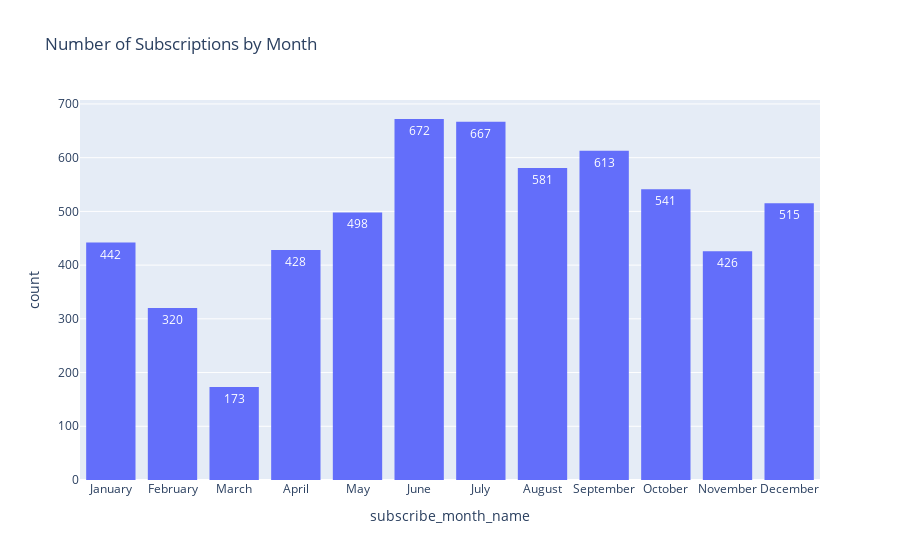

The cell this chart's notebook holds for it:
### Code cell
px.histogram(
    df_customers_with_programs,
    x='subscribe_month_name',
    title='Number of Subscriptions by Month',
    category_orders={'subscribe_month_name': ['January', 'February', 'March', 'April', 'May', 'June', 
                                            'July', 'August', 'September', 'October', 'November', 'December']},
    text_auto=True,
).update_layout(bargap=0.2)

### Figure 1 — Plotly figure (JSON) as saved in the notebook; plotly's stock layout.template omitted (floating-point values rounded to 4 significant figures; data arrays with more than 128 entries replaced by an {"elided": "..."} marker saying what was removed)
{"data": [{"bingroup": "x", "hovertemplate": "subscribe_month_name=%{x}<br>count=%{y}<extra></extra>", "legendgroup": "", "marker": {"color": "#636efa", "pattern": {"shape": ""}}, "name": "", "orientation": "v", "showlegend": false, "texttemplate": "%{value}", "type": "histogram", "x": {"elided": "5876 str values"}, "xaxis": "x", "yaxis": "y"}], "layout": {"bargap": 0.2, "barmode": "relative", "legend": {"tracegroupgap": 0}, "title": {"text": "Number of Subscriptions by Month"}, "xaxis": {"anchor": "y", "categoryarray": ["January", "February", "March", "April", "May", "June", "July", "August", "September", "October", "November", "December"], "categoryorder": "array", "domain": [0, 1], "title": {"text": "subscribe_month_name"}}, "yaxis": {"anchor": "x", "domain": [0, 1], "title": {"text": "count"}}}}
